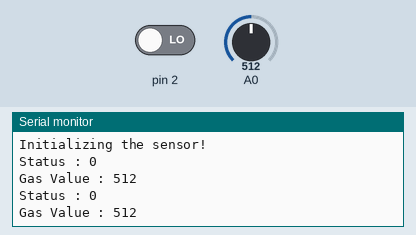
The sketch below on a simulated Arduino Uno, built with avr-gcc and run on an emulated ATmega328P. Parts: the last lines printed to the serial monitor. The inputs (shaded band) are chosen by the test bench; at power-on: A0 = 512, pin 2 LOW.

Above: at 11.2 s.
11.3 s: A0 set to 716
At 12.6 s:
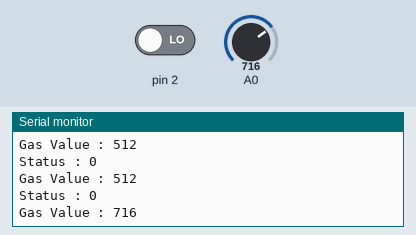
12.8 s: pin 2 driven HIGH
14.3 s: A0 set to 900
At 15.6 s:
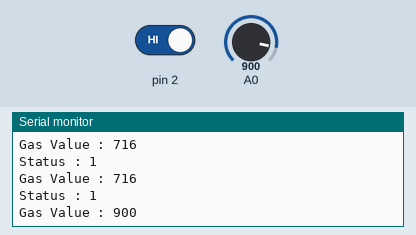
Timing chart, 0 to 17.3 s (numbered marks = the images above; inputs shaded):
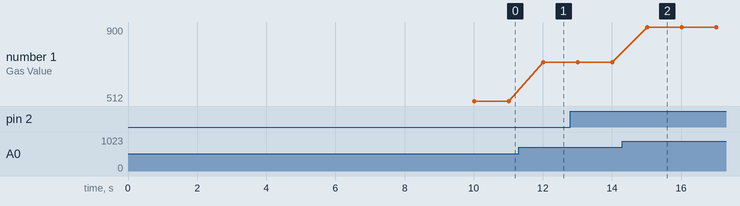

Measured:
- after the input at 11.3 s, the serial monitor: prints a new line after 0.71 s (image 1)
- after the input at 14.3 s, the serial monitor: prints a new line after 0.72 s (image 2)
- plotted number 1: 512 → 716 after the input at 11.3 s, 716 → 900 after the input at 14.3 s

The sketch:

mq2gasSensor.ino
```cpp
void setup() {
 pinMode(A0,INPUT);
 pinMode(2,INPUT);
 Serial.begin(9600);
 Serial.println("Initializing the sensor!");
 delay(10000);
}

void loop() {
  int gas = analogRead(A0);
  int status = digitalRead(2);
  Serial.print("Status : "); Serial.println(status);
  Serial.print("Gas Value : "); Serial.println(gas);
  delay(1000);

}
```
